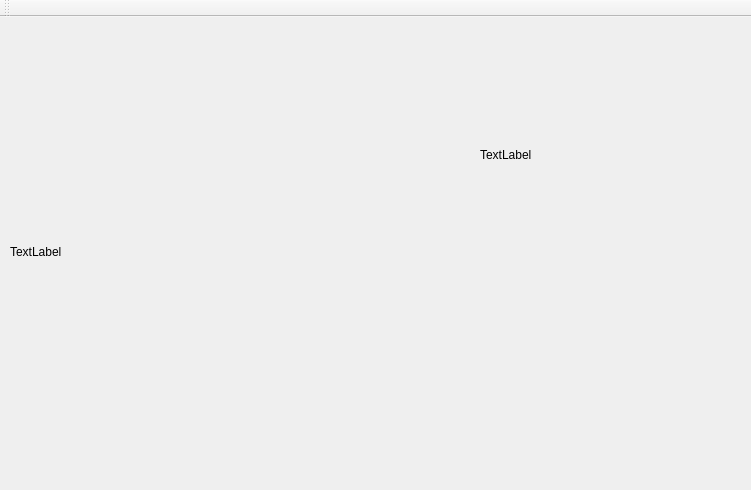
<?xml version="1.0" encoding="UTF-8"?>
<ui version="4.0">
 <class>MainWindow</class>
 <widget class="QMainWindow" name="MainWindow">
  <property name="geometry">
   <rect>
    <x>0</x>
    <y>0</y>
    <width>751</width>
    <height>490</height>
   </rect>
  </property>
  <property name="windowTitle">
   <string>TMR 2023 - AutoModelCar</string>
  </property>
  <property name="styleSheet">
   <string notr="true">QGroupBox {
    border: 1px solid gray;
    border-radius: 9px;
    margin-top: 0.5em;
}

QGroupBox::title {
    subcontrol-origin: margin;
    left: 10px;
    padding: 0 3px 0 3px;
}

QRadioButton{
	spacing: 1px;
}
QRadioButton::indicator{
	width: 16px;
	height: 16px;
}</string>
  </property>
  <widget class="QWidget" name="centralWidget">
   <widget class="QLabel" name="lblSteeringWheel">
    <property name="geometry">
     <rect>
      <x>10</x>
      <y>10</y>
      <width>450</width>
      <height>450</height>
     </rect>
    </property>
    <property name="text">
     <string>TextLabel</string>
    </property>
   </widget>
   <widget class="QLabel" name="lblSpeedometer">
    <property name="geometry">
     <rect>
      <x>480</x>
      <y>10</y>
      <width>256</width>
      <height>256</height>
     </rect>
    </property>
    <property name="text">
     <string>TextLabel</string>
    </property>
   </widget>
  </widget>
  <widget class="QToolBar" name="mainToolBar">
   <attribute name="toolBarArea">
    <enum>TopToolBarArea</enum>
   </attribute>
   <attribute name="toolBarBreak">
    <bool>false</bool>
   </attribute>
  </widget>
 </widget>
 <layoutdefault spacing="6" margin="11"/>
 <resources/>
 <connections/>
</ui>
